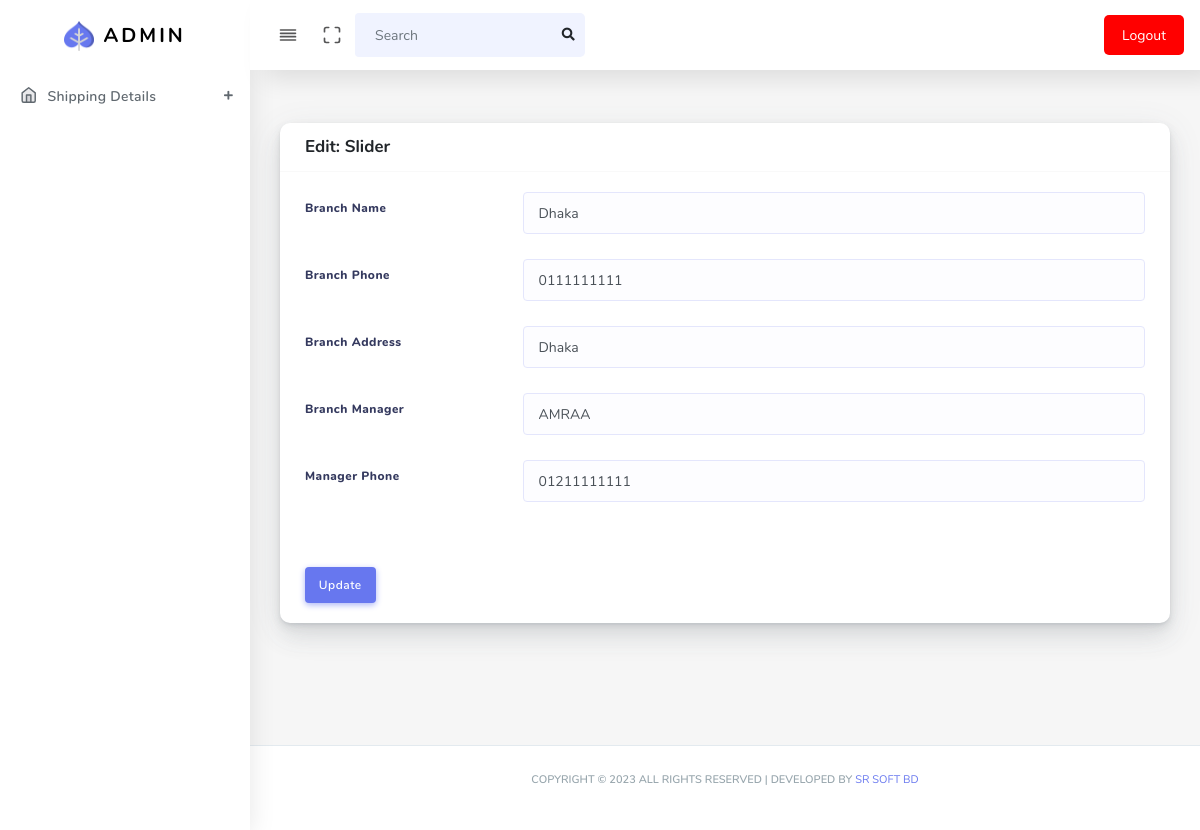
Page /branch_details_edit.php?id=1 (signed in) on the committed database.
### tables this page shows
CREATE TABLE `branch` (
  `id` int(11) NOT NULL,
  `branch_name` varchar(255) NOT NULL,
  `branch_phone` varchar(110) NOT NULL,
  `branch_address` varchar(255) NOT NULL,
  `branch_manager_name` varchar(255) NOT NULL,
  `branch_manager_phone` varchar(110) NOT NULL
);

### branch_details_edit.php (the view, shortened to what this page needs)
<?php
include("header.php");
include("config.php");
$id = $_GET['id'];
?>
<section class="section">
    <div class="section-body">
        <div class="row">
            <div class="col-12 col-md-12 col-lg-12">
                <div class="card">
                    <div class="card-header">
                        <h4>Edit: Slider</h4>
                    </div>
                    <form action="branch_details_update.php?id=<?php echo $id ?>" method="post" enctype="multipart/form-data">
                        <?php
                        $sql = "SELECT * FROM branch where id=$id ORDER BY id ASC";
                        $result = $conn->query($sql);
                        if ($result->num_rows > 0) {
                            while ($row = $result->fetch_assoc()) {
                        ?>
                                <div class="card-body">
                                    <div class="form-group row">
                                        <label class="col-sm-3 col-form-label"><strong>Branch Name</strong></label>
                                        <div class="col-sm-9">
                                            <input type="text" class="form-control" value="<?php echo $row['branch_name'] ?>" name="branch_name" required>
                                        </div>
                                    </div>
                                    <div class="form-group row">
                                        <label class="col-sm-3 col-form-label"><strong>Branch Phone</strong></label>
                                        <div class="col-sm-9">
                                            <input type="text" class="form-control" value="<?php echo $row['branch_phone'] ?>" name="branch_phone" required>
                                        </div>
                                    </div>
                                    <div class="form-group row">
                                        <label class="col-sm-3 col-form-label"><strong>Branch Address</strong></label>
                                        <div class="col-sm-9">
                                            <input type="text" class="form-control" value="<?php echo $row['branch_address'] ?>" name="branch_address" required>
                                        </div>
                                    </div>
                                    <div class="form-group row">
                                        <label class="col-sm-3 col-form-label"><strong>Branch Manager</strong></label>
                                        <div class="col-sm-9">
                                            <input type="text" class="form-control" value="<?php echo $row['branch_manager_name'] ?>" name="branch_manager_name" required>
                                        </div>
                                    </div>
                                    <div class="form-group row">
                                        <label class="col-sm-3 col-form-label"><strong>Manager Phone</strong></label>
                                        <div class="col-sm-9">
                                            <input type="text" class="form-control" value="<?php echo $row['branch_manager_phone'] ?>" name="branch_manager_phone" required>
                                        </div>
                                    </div>
                                </div>
                        <?php }
                        } ?>
                        <div class="card-footer">
                            <button type="submit" class="btn btn-primary" name="uploadfile">Update</button>
                        </div>
                    </form>
                </div>
            </div>
        </div>
    </div>
</section>
<?php include("footer.php"); ?>

### rows in the picture
branch: branch_name "Dhaka", branch_phone "0111111111", branch_address "Dhaka", branch_manager_name "AMRAA", branch_manager_phone "01211111111"
